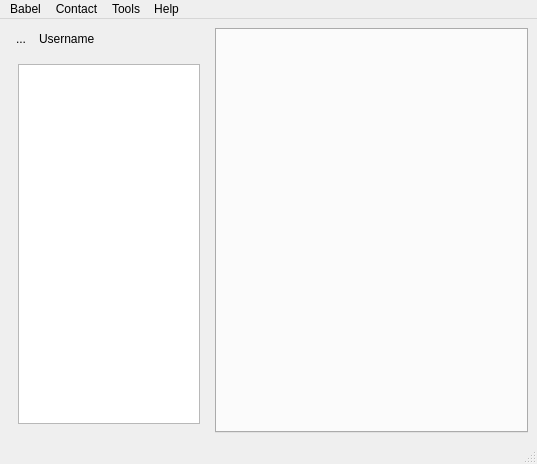
<?xml version="1.0" encoding="UTF-8"?>
<ui version="4.0">
 <class>BabelMainWindow</class>
 <widget class="QMainWindow" name="BabelMainWindow">
  <property name="geometry">
   <rect>
    <x>0</x>
    <y>0</y>
    <width>537</width>
    <height>464</height>
   </rect>
  </property>
  <property name="sizePolicy">
   <sizepolicy hsizetype="Preferred" vsizetype="Preferred">
    <horstretch>0</horstretch>
    <verstretch>0</verstretch>
   </sizepolicy>
  </property>
  <property name="windowTitle">
   <string>Babel</string>
  </property>
  <property name="windowIcon">
   <iconset resource="Resources.qrc">
    <normaloff>:/images/icon/Resources/babel_icon_b.png</normaloff>:/images/icon/Resources/babel_icon_b.png</iconset>
  </property>
  <property name="autoFillBackground">
   <bool>false</bool>
  </property>
  <widget class="QWidget" name="centralwidget">
   <property name="styleSheet">
    <string notr="true"/>
   </property>
   <layout class="QGridLayout" name="gridLayout">
    <item row="0" column="0">
     <widget class="QWidget" name="usernameZoneWidget" native="true">
      <property name="autoFillBackground">
       <bool>false</bool>
      </property>
      <property name="styleSheet">
       <string notr="true"/>
      </property>
      <layout class="QGridLayout" name="gridLayout_3">
       <property name="margin">
        <number>0</number>
       </property>
       <item row="0" column="1">
        <widget class="QLabel" name="loginLabel">
         <property name="text">
          <string notr="true">Username</string>
         </property>
        </widget>
       </item>
       <item row="0" column="0">
        <widget class="QToolButton" name="statusToolButton">
         <property name="focusPolicy">
          <enum>Qt::NoFocus</enum>
         </property>
         <property name="styleSheet">
          <string notr="true"/>
         </property>
         <property name="text">
          <string>...</string>
         </property>
         <property name="icon">
          <iconset resource="Resources.qrc">
           <normaloff>:/images/icon/Resources/babel_icon_b_connected.png</normaloff>:/images/icon/Resources/babel_icon_b_connected.png</iconset>
         </property>
         <property name="iconSize">
          <size>
           <width>22</width>
           <height>22</height>
          </size>
         </property>
         <property name="popupMode">
          <enum>QToolButton::InstantPopup</enum>
         </property>
         <property name="autoRaise">
          <bool>true</bool>
         </property>
        </widget>
       </item>
      </layout>
     </widget>
    </item>
    <item row="1" column="0">
     <widget class="QWidget" name="contactZoneWidget" native="true">
      <property name="minimumSize">
       <size>
        <width>200</width>
        <height>0</height>
       </size>
      </property>
      <property name="maximumSize">
       <size>
        <width>300</width>
        <height>16777215</height>
       </size>
      </property>
      <property name="styleSheet">
       <string notr="true"/>
      </property>
      <layout class="QGridLayout" name="gridLayout_4">
       <item row="0" column="0">
        <widget class="QListWidget" name="contactListWidget">
         <property name="contextMenuPolicy">
          <enum>Qt::CustomContextMenu</enum>
         </property>
         <property name="alternatingRowColors">
          <bool>true</bool>
         </property>
         <property name="selectionMode">
          <enum>QAbstractItemView::SingleSelection</enum>
         </property>
         <property name="sortingEnabled">
          <bool>true</bool>
         </property>
        </widget>
       </item>
      </layout>
     </widget>
    </item>
    <item row="0" column="1" rowspan="2">
     <widget class="QTabWidget" name="contactTabWidget">
      <property name="minimumSize">
       <size>
        <width>313</width>
        <height>347</height>
       </size>
      </property>
      <property name="styleSheet">
       <string notr="true"/>
      </property>
      <property name="tabsClosable">
       <bool>true</bool>
      </property>
      <property name="movable">
       <bool>true</bool>
      </property>
     </widget>
    </item>
   </layout>
  </widget>
  <widget class="QMenuBar" name="menubar">
   <property name="geometry">
    <rect>
     <x>0</x>
     <y>0</y>
     <width>537</width>
     <height>25</height>
    </rect>
   </property>
   <widget class="QMenu" name="menuBabel">
    <property name="title">
     <string>Babel</string>
    </property>
    <addaction name="actionDisconnect"/>
    <addaction name="actionExit"/>
   </widget>
   <widget class="QMenu" name="menuTools">
    <property name="title">
     <string>Tools</string>
    </property>
    <widget class="QMenu" name="menuLanguage">
     <property name="title">
      <string>Language</string>
     </property>
     <addaction name="actionEnglish"/>
     <addaction name="actionFrench"/>
     <addaction name="actionSpanish"/>
     <addaction name="action1337"/>
    </widget>
    <addaction name="menuLanguage"/>
   </widget>
   <widget class="QMenu" name="menuHelp">
    <property name="title">
     <string>Help</string>
    </property>
    <addaction name="actionAbout"/>
    <addaction name="actionAbout_Qt"/>
   </widget>
   <widget class="QMenu" name="menuContact">
    <property name="title">
     <string>Contact</string>
    </property>
    <addaction name="actionAdd_Contact"/>
    <addaction name="separator"/>
    <addaction name="actionStart_Call"/>
    <addaction name="actionStart_Chat"/>
    <addaction name="separator"/>
    <addaction name="actionRemove"/>
   </widget>
   <addaction name="menuBabel"/>
   <addaction name="menuContact"/>
   <addaction name="menuTools"/>
   <addaction name="menuHelp"/>
  </widget>
  <widget class="QStatusBar" name="statusbar"/>
  <action name="actionEnglish">
   <property name="icon">
    <iconset resource="Resources.qrc">
     <normaloff>:/images/icon/Resources/english_flag_icon.png</normaloff>:/images/icon/Resources/english_flag_icon.png</iconset>
   </property>
   <property name="text">
    <string>English</string>
   </property>
   <property name="iconVisibleInMenu">
    <bool>true</bool>
   </property>
  </action>
  <action name="actionFrench">
   <property name="icon">
    <iconset resource="Resources.qrc">
     <normaloff>:/images/icon/Resources/french_flag_icon.png</normaloff>:/images/icon/Resources/french_flag_icon.png</iconset>
   </property>
   <property name="text">
    <string>French</string>
   </property>
   <property name="iconVisibleInMenu">
    <bool>true</bool>
   </property>
  </action>
  <action name="actionSpanish">
   <property name="icon">
    <iconset resource="Resources.qrc">
     <normaloff>:/images/icon/Resources/spain_flag_icon.png</normaloff>:/images/icon/Resources/spain_flag_icon.png</iconset>
   </property>
   <property name="text">
    <string>Spanish</string>
   </property>
   <property name="iconVisibleInMenu">
    <bool>true</bool>
   </property>
  </action>
  <action name="action1337">
   <property name="text">
    <string>1337</string>
   </property>
  </action>
  <action name="actionExit">
   <property name="icon">
    <iconset resource="Resources.qrc">
     <normaloff>:/images/icon/Resources/exit.png</normaloff>:/images/icon/Resources/exit.png</iconset>
   </property>
   <property name="text">
    <string>Exit</string>
   </property>
   <property name="shortcut">
    <string>Ctrl+Q</string>
   </property>
   <property name="iconVisibleInMenu">
    <bool>true</bool>
   </property>
  </action>
  <action name="actionAdd_Contact">
   <property name="icon">
    <iconset resource="Resources.qrc">
     <normaloff>:/images/icon/Resources/babel_icon_add_contact.png</normaloff>:/images/icon/Resources/babel_icon_add_contact.png</iconset>
   </property>
   <property name="text">
    <string>Add Contact</string>
   </property>
   <property name="shortcut">
    <string>Ctrl+B</string>
   </property>
   <property name="iconVisibleInMenu">
    <bool>true</bool>
   </property>
  </action>
  <action name="actionStart_Call">
   <property name="text">
    <string>Start Call</string>
   </property>
  </action>
  <action name="actionStart_Chat">
   <property name="text">
    <string>Start Chat</string>
   </property>
  </action>
  <action name="actionRename">
   <property name="text">
    <string>Rename</string>
   </property>
   <property name="shortcut">
    <string>F2</string>
   </property>
  </action>
  <action name="actionRemove">
   <property name="text">
    <string>Remove</string>
   </property>
   <property name="shortcut">
    <string>Del</string>
   </property>
  </action>
  <action name="actionAbout">
   <property name="text">
    <string>About Babel</string>
   </property>
  </action>
  <action name="actionAbout_Qt">
   <property name="text">
    <string>About Qt</string>
   </property>
  </action>
  <action name="actionDisconnect">
   <property name="text">
    <string>Disconnect</string>
   </property>
   <property name="shortcut">
    <string>Ctrl+D</string>
   </property>
  </action>
 </widget>
 <resources>
  <include location="Resources.qrc"/>
 </resources>
 <connections>
  <connection>
   <sender>statusToolButton</sender>
   <signal>clicked()</signal>
   <receiver>statusToolButton</receiver>
   <slot>showMenu()</slot>
   <hints>
    <hint type="sourcelabel">
     <x>31</x>
     <y>57</y>
    </hint>
    <hint type="destinationlabel">
     <x>31</x>
     <y>57</y>
    </hint>
   </hints>
  </connection>
  <connection>
   <sender>action1337</sender>
   <signal>activated()</signal>
   <receiver>BabelMainWindow</receiver>
   <slot>setLanguageTo1337()</slot>
   <hints>
    <hint type="sourcelabel">
     <x>-1</x>
     <y>-1</y>
    </hint>
    <hint type="destinationlabel">
     <x>268</x>
     <y>205</y>
    </hint>
   </hints>
  </connection>
  <connection>
   <sender>actionExit</sender>
   <signal>activated()</signal>
   <receiver>BabelMainWindow</receiver>
   <slot>close()</slot>
   <hints>
    <hint type="sourcelabel">
     <x>-1</x>
     <y>-1</y>
    </hint>
    <hint type="destinationlabel">
     <x>268</x>
     <y>205</y>
    </hint>
   </hints>
  </connection>
  <connection>
   <sender>actionEnglish</sender>
   <signal>activated()</signal>
   <receiver>BabelMainWindow</receiver>
   <slot>setLanguageToEnglish()</slot>
   <hints>
    <hint type="sourcelabel">
     <x>-1</x>
     <y>-1</y>
    </hint>
    <hint type="destinationlabel">
     <x>268</x>
     <y>205</y>
    </hint>
   </hints>
  </connection>
  <connection>
   <sender>actionSpanish</sender>
   <signal>activated()</signal>
   <receiver>BabelMainWindow</receiver>
   <slot>setLanguageToSpanish()</slot>
   <hints>
    <hint type="sourcelabel">
     <x>-1</x>
     <y>-1</y>
    </hint>
    <hint type="destinationlabel">
     <x>268</x>
     <y>205</y>
    </hint>
   </hints>
  </connection>
  <connection>
   <sender>actionFrench</sender>
   <signal>activated()</signal>
   <receiver>BabelMainWindow</receiver>
   <slot>setLanguageToFrench()</slot>
   <hints>
    <hint type="sourcelabel">
     <x>-1</x>
     <y>-1</y>
    </hint>
    <hint type="destinationlabel">
     <x>268</x>
     <y>205</y>
    </hint>
   </hints>
  </connection>
  <connection>
   <sender>contactListWidget</sender>
   <signal>customContextMenuRequested(QPoint)</signal>
   <receiver>BabelMainWindow</receiver>
   <slot>customTreeViewMenu(QPoint)</slot>
   <hints>
    <hint type="sourcelabel">
     <x>108</x>
     <y>230</y>
    </hint>
    <hint type="destinationlabel">
     <x>268</x>
     <y>205</y>
    </hint>
   </hints>
  </connection>
  <connection>
   <sender>actionAbout</sender>
   <signal>activated()</signal>
   <receiver>BabelMainWindow</receiver>
   <slot>openAboutWindow()</slot>
   <hints>
    <hint type="sourcelabel">
     <x>-1</x>
     <y>-1</y>
    </hint>
    <hint type="destinationlabel">
     <x>268</x>
     <y>205</y>
    </hint>
   </hints>
  </connection>
  <connection>
   <sender>actionAdd_Contact</sender>
   <signal>activated()</signal>
   <receiver>BabelMainWindow</receiver>
   <slot>addContact()</slot>
   <hints>
    <hint type="sourcelabel">
     <x>-1</x>
     <y>-1</y>
    </hint>
    <hint type="destinationlabel">
     <x>268</x>
     <y>205</y>
    </hint>
   </hints>
  </connection>
  <connection>
   <sender>actionRemove</sender>
   <signal>activated()</signal>
   <receiver>BabelMainWindow</receiver>
   <slot>removeContact()</slot>
   <hints>
    <hint type="sourcelabel">
     <x>-1</x>
     <y>-1</y>
    </hint>
    <hint type="destinationlabel">
     <x>268</x>
     <y>205</y>
    </hint>
   </hints>
  </connection>
  <connection>
   <sender>contactListWidget</sender>
   <signal>itemActivated(QListWidgetItem*)</signal>
   <receiver>BabelMainWindow</receiver>
   <slot>doubleClickContact(QListWidgetItem*)</slot>
   <hints>
    <hint type="sourcelabel">
     <x>108</x>
     <y>257</y>
    </hint>
    <hint type="destinationlabel">
     <x>268</x>
     <y>212</y>
    </hint>
   </hints>
  </connection>
  <connection>
   <sender>actionStart_Chat</sender>
   <signal>activated()</signal>
   <receiver>BabelMainWindow</receiver>
   <slot>startChat()</slot>
   <hints>
    <hint type="sourcelabel">
     <x>-1</x>
     <y>-1</y>
    </hint>
    <hint type="destinationlabel">
     <x>268</x>
     <y>212</y>
    </hint>
   </hints>
  </connection>
  <connection>
   <sender>contactTabWidget</sender>
   <signal>tabCloseRequested(int)</signal>
   <receiver>BabelMainWindow</receiver>
   <slot>closeTab(int)</slot>
   <hints>
    <hint type="sourcelabel">
     <x>371</x>
     <y>214</y>
    </hint>
    <hint type="destinationlabel">
     <x>268</x>
     <y>212</y>
    </hint>
   </hints>
  </connection>
  <connection>
   <sender>actionStart_Call</sender>
   <signal>activated()</signal>
   <receiver>BabelMainWindow</receiver>
   <slot>startCall()</slot>
   <hints>
    <hint type="sourcelabel">
     <x>-1</x>
     <y>-1</y>
    </hint>
    <hint type="destinationlabel">
     <x>268</x>
     <y>231</y>
    </hint>
   </hints>
  </connection>
  <connection>
   <sender>actionDisconnect</sender>
   <signal>activated()</signal>
   <receiver>BabelMainWindow</receiver>
   <slot>disconnect()</slot>
   <hints>
    <hint type="sourcelabel">
     <x>-1</x>
     <y>-1</y>
    </hint>
    <hint type="destinationlabel">
     <x>268</x>
     <y>231</y>
    </hint>
   </hints>
  </connection>
 </connections>
 <slots>
  <slot>openEmoticonFrame()</slot>
  <slot>setLanguageToEnglish()</slot>
  <slot>setLanguageToFrench()</slot>
  <slot>setLanguageToSpanish()</slot>
  <slot>setLanguageTo1337()</slot>
  <slot>customTreeViewMenu(QPoint)</slot>
  <slot>openAboutWindow()</slot>
  <slot>aboutToShowContactMenu(QAction*)</slot>
  <slot>addContact()</slot>
  <slot>removeContact()</slot>
  <slot>renameContact()</slot>
  <slot>doubleClickContact(QListWidgetItem*)</slot>
  <slot>startChat()</slot>
  <slot>closeTab(int)</slot>
  <slot>startCall()</slot>
  <slot>disconnect()</slot>
 </slots>
</ui>
